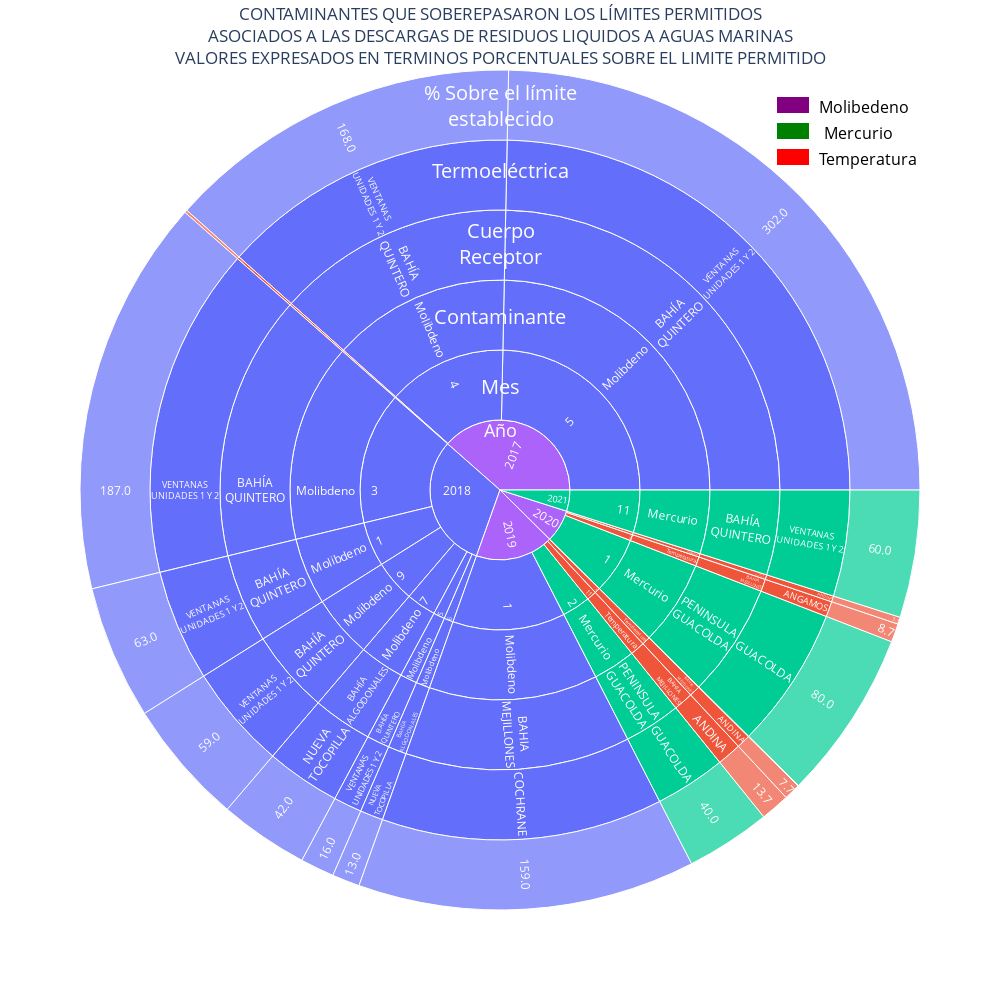

Notebook code for this chart:
### Code cell
warnings.filterwarnings("ignore")
    
fig = px.sunburst(df_sunburst, path=['ANIO','MES','Parametro','CuerpoReceptor','Planta',"% diferencia_umbral"], 
                  values='% diferencia_umbral',color='Parametro')

fig.update_traces(insidetextfont_color="white",insidetextorientation="radial", selector=dict(type='sunburst'))

fig.update_layout(title_text='CONTAMINANTES QUE SOBEREPASARON LOS LÍMITES PERMITIDOS<BR>ASOCIADOS A LAS DESCARGAS DE RESIDUOS LIQUIDOS A AGUAS MARINAS<BR>VALORES EXPRESADOS EN TERMINOS PORCENTUALES SOBRE EL LIMITE PERMITIDO'
                  , title_x=0.5, title_y=0.98)         
fig.update_layout(
    autosize=False,
    width=1000,
    height=1000)

fig.add_annotation(x=0.5, y=0.57,
            text="Año",
            showarrow=False,
            arrowhead=1,
            font_color='white',
            font_size=18
            )
fig.add_annotation(x=0.5, y=0.62,
            text="Mes",
            showarrow=False,
            arrowhead=1,
            font_color='white',
            font_size=20
            )

fig.add_annotation(x=0.5, y=0.72,
            text="Contaminante",
            showarrow=False,
            arrowhead=1,
            font_color='white',
            font_size=20
            )

fig.add_annotation(x=0.5, y=0.82,
            text="Cuerpo<BR>Receptor",
            showarrow=False,
            arrowhead=1,
            font_color='white',
            font_size=20
            )

fig.add_annotation(x=0.5, y=0.89,
            text="Termoeléctrica",
            showarrow=False,
            arrowhead=1,
            font_color='white',
            font_size=20
            )
fig.add_annotation(x=0.5, y=0.98,
            text="% Sobre el límite<BR>establecido",
            showarrow=False,
            arrowhead=1,
            font_color='white',
            font_size=20
            )

fig.add_annotation(x=0.999, y=0.96,
            text="Molibedeno  ",
            align="left",
            showarrow=False,
            font_color='black',
            font_size=16
            )
fig.add_annotation(x=0.999, y=0.93,
            text="Mercurio      ",
            align="left",
            showarrow=False,
            font_color='black',
            font_size=16
            )
fig.add_annotation(x=0.999, y=0.90,
            text="Temperatura",
            align="left",
            showarrow=False,
            font_color='black',
            font_size=16
            )

fig.add_annotation(x=0.87, y=0.964,
            text="██",
            align="left",
            showarrow=False,
            arrowhead=1,
            font_color='purple',
            font_size=16
            )
fig.add_annotation(x=0.87, y=0.934,
            text="██",
            align="left",
            showarrow=False,
            arrowhead=1,
            font_color='green',
            font_size=16
            )
fig.add_annotation(x=0.87, y=0.904,
            text="██",
            align="left",
            showarrow=False,
            arrowhead=1,
            font_color='red',
            font_size=16
            )

fig.show()

### Figure 1 — Plotly figure (JSON) as saved in the notebook; plotly's stock layout.template omitted (floating-point values rounded to 4 significant figures)
{"data": [{"branchvalues": "total", "customdata": [["Molibdeno"], ["Molibdeno"], ["Molibdeno"], ["Molibdeno"], ["Molibdeno"], ["Temperatura"], ["Temperatura"], ["Temperatura"], ["Temperatura"], ["Temperatura"], ["Molibdeno"], ["Mercurio"], ["Molibdeno"], ["Temperatura"], ["Mercurio"], ["Molibdeno"], ["Mercurio"], ["Molibdeno"], ["Temperatura"], ["Temperatura"], ["Temperatura"], ["Temperatura"], ["Temperatura"], ["Temperatura"], ["Molibdeno"], ["Mercurio"], ["Mercurio"], ["Molibdeno"], ["Molibdeno"], ["Mercurio"], ["Molibdeno"], ["Molibdeno"], ["Molibdeno"], ["Molibdeno"], ["Molibdeno"], ["Molibdeno"], ["Molibdeno"], ["Temperatura"], ["Temperatura"], ["Temperatura"], ["Temperatura"], ["Temperatura"], ["Molibdeno"], ["Molibdeno"], ["Mercurio"], ["Molibdeno"], ["Molibdeno"], ["Molibdeno"], ["Molibdeno"], ["Molibdeno"], ["Molibdeno"], ["Temperatura"], ["Mercurio"], ["Mercurio"], ["Mercurio"], ["Mercurio"], ["Mercurio"], ["Molibdeno"], ["Molibdeno"], ["Molibdeno"], ["Molibdeno"], ["Molibdeno"], ["Molibdeno"], ["Molibdeno"], ["Molibdeno"], ["Molibdeno"], ["Temperatura"], ["Temperatura"], ["Temperatura"], ["Temperatura"], ["Temperatura"], ["Temperatura"], ["Molibdeno"], ["Molibdeno"], ["Mercurio"], ["Mercurio"], ["Temperatura"], ["Molibdeno"], ["Molibdeno"], ["Molibdeno"], ["Molibdeno"], ["Temperatura"], ["Molibdeno"], ["Temperatura"], ["Molibdeno"], ["Temperatura"], ["Molibdeno"], ["Temperatura"], ["Temperatura"], ["Mercurio"], ["(?)"], ["Molibdeno"], ["(?)"], ["(?)"], ["Mercurio"]], "domain": {"x": [0, 1], "y": [0, 1]}, "hovertemplate": "labels=%{label}<br>% diferencia_umbral=%{value}<br>parent=%{parent}<br>id=%{id}<br>Parametro=%{customdata[0]}<extra></extra>", "ids": ["2017/5/Molibdeno/BAHÍA<BR>QUINTERO/VENTANAS<BR>UNIDADES 1 Y 2/302.0", "2019/1/Molibdeno/BAHIA<BR>MEJILLONES/COCHRANE<BR>/159.0", "2018/9/Molibdeno/BAHÍA<BR>QUINTERO/VENTANAS<BR>UNIDADES 1 Y 2/59.0", "2018/7/Molibdeno/BAHÍA<BR>ALGODONALES/NUEVA<BR>TOCOPILLA/42.0", "2018/5/Molibdeno/BAHÍA<BR>QUINTERO/VENTANAS<BR>UNIDADES 1 Y 2/16.0", "2019/11/Temperatura/BAHIA<BR>MEJILLONES/ANDINA<BR>/13.7", "2019/8/Temperatura/BAHÍA<BR>QUINTERO/CAMPICHE<BR>/0.3", "2020/2/Temperatura/BAHIA<BR>MEJILLONES/ANGAMOS<BR>/8.7", "2019/6/Temperatura/BAHIA<BR>MEJILLONES/ANDINA<BR>/7.7", "2017/11/Temperatura/BAHIA<BR>MEJILLONES/ANGAMOS<BR>/1.3", "2018/6/Molibdeno/BAHÍA<BR>ALGODONALES/NUEVA<BR>TOCOPILLA/13.0", "2019/2/Mercurio/PENINSULA<BR>GUACOLDA/GUACOLDA<BR>/40.0", "2018/3/Molibdeno/BAHÍA<BR>QUINTERO/VENTANAS<BR>UNIDADES 1 Y 2/187.0", "2020/5/Temperatura/BAHIA<BR>MEJILLONES/ANDINA<BR>/3.3", "2021/11/Mercurio/BAHÍA<BR>QUINTERO/VENTANAS<BR>UNIDADES 1 Y 2/60.0", "2018/1/Molibdeno/BAHÍA<BR>QUINTERO/VENTANAS<BR>UNIDADES 1 Y 2/63.0", "2020/1/Mercurio/PENINSULA<BR>GUACOLDA/GUACOLDA<BR>/80.0", "2017/4/Molibdeno/BAHÍA<BR>QUINTERO/VENTANAS<BR>UNIDADES 1 Y 2/168.0", "2020/5/Temperatura/BAHIA<BR>MEJILLONES/ANDINA<BR>", "2019/6/Temperatura/BAHIA<BR>MEJILLONES/ANDINA<BR>", "2019/11/Temperatura/BAHIA<BR>MEJILLONES/ANDINA<BR>", "2020/2/Temperatura/BAHIA<BR>MEJILLONES/ANGAMOS<BR>", "2017/11/Temperatura/BAHIA<BR>MEJILLONES/ANGAMOS<BR>", "2019/8/Temperatura/BAHÍA<BR>QUINTERO/CAMPICHE<BR>", "2019/1/Molibdeno/BAHIA<BR>MEJILLONES/COCHRANE<BR>", "2020/1/Mercurio/PENINSULA<BR>GUACOLDA/GUACOLDA<BR>", "2019/2/Mercurio/PENINSULA<BR>GUACOLDA/GUACOLDA<BR>", "2018/6/Molibdeno/BAHÍA<BR>ALGODONALES/NUEVA<BR>TOCOPILLA", "2018/7/Molibdeno/BAHÍA<BR>ALGODONALES/NUEVA<BR>TOCOPILLA", "2021/11/Mercurio/BAHÍA<BR>QUINTERO/VENTANAS<BR>UNIDADES 1 Y 2", "2018/1/Molibdeno/BAHÍA<BR>QUINTERO/VENTANAS<BR>UNIDADES 1 Y 2", "2018/3/Molibdeno/BAHÍA<BR>QUINTERO/VENTANAS<BR>UNIDADES 1 Y 2", "2017/4/Molibdeno/BAHÍA<BR>QUINTERO/VENTANAS<BR>UNIDADES 1 Y 2", "2017/5/Molibdeno/BAHÍA<BR>QUINTERO/VENTANAS<BR>UNIDADES 1 Y 2", "2018/5/Molibdeno/BAHÍA<BR>QUINTERO/VENTANAS<BR>UNIDADES 1 Y 2", "2018/9/Molibdeno/BAHÍA<BR>QUINTERO/VENTANAS<BR>UNIDADES 1 Y 2", "2019/1/Molibdeno/BAHIA<BR>MEJILLONES", "2020/2/Temperatura/BAHIA<BR>MEJILLONES", "2020/5/Temperatura/BAHIA<BR>MEJILLONES", "2019/6/Temperatura/BAHIA<BR>MEJILLONES", "2017/11/Temperatura/BAHIA<BR>MEJILLONES", "2019/11/Temperatura/BAHIA<BR>MEJILLONES", "2018/6/Molibdeno/BAHÍA<BR>ALGODONALES", "2018/7/Molibdeno/BAHÍA<BR>ALGODONALES", "2021/11/Mercurio/BAHÍA<BR>QUINTERO", "2018/1/Molibdeno/BAHÍA<BR>QUINTERO", "2018/3/Molibdeno/BAHÍA<BR>QUINTERO", "2017/4/Molibdeno/BAHÍA<BR>QUINTERO", "2017/5/Molibdeno/BAHÍA<BR>QUINTERO", "2018/5/Molibdeno/BAHÍA<BR>QUINTERO", "2018/9/Molibdeno/BAHÍA<BR>QUINTERO", "2019/8/Temperatura/BAHÍA<BR>QUINTERO", "2020/1/Mercurio/PENINSULA<BR>GUACOLDA", "2019/2/Mercurio/PENINSULA<BR>GUACOLDA", "2020/1/Mercurio", "2019/2/Mercurio", "2021/11/Mercurio", "2018/1/Molibdeno", "2019/1/Molibdeno", "2018/3/Molibdeno", "2017/4/Molibdeno", "2017/5/Molibdeno", "2018/5/Molibdeno", "2018/6/Molibdeno", "2018/7/Molibdeno", "2018/9/Molibdeno", "2020/2/Temperatura", "2020/5/Temperatura", "2019/6/Temperatura", "2019/8/Temperatura", "2017/11/Temperatura", "2019/11/Temperatura", "2018/1", "2019/1", "2020/1", "2019/2", "2020/2", "2018/3", "2017/4", "2017/5", "2018/5", "2020/5", "2018/6", "2019/6", "2018/7", "2019/8", "2018/9", "2017/11", "2019/11", "2021/11", "2017", "2018", "2019", "2020", "2021"], "insidetextfont": {"color": "white"}, "insidetextorientation": "radial", "labels": ["302.0", "159.0", "59.0", "42.0", "16.0", "13.7", "0.3", "8.7", "7.7", "1.3", "13.0", "40.0", "187.0", "3.3", "60.0", "63.0", "80.0", "168.0", "ANDINA<BR>", "ANDINA<BR>", "ANDINA<BR>", "ANGAMOS<BR>", "ANGAMOS<BR>", "CAMPICHE<BR>", "COCHRANE<BR>", "GUACOLDA<BR>", "GUACOLDA<BR>", "NUEVA<BR>TOCOPILLA", "NUEVA<BR>TOCOPILLA", "VENTANAS<BR>UNIDADES 1 Y 2", "VENTANAS<BR>UNIDADES 1 Y 2", "VENTANAS<BR>UNIDADES 1 Y 2", "VENTANAS<BR>UNIDADES 1 Y 2", "VENTANAS<BR>UNIDADES 1 Y 2", "VENTANAS<BR>UNIDADES 1 Y 2", "VENTANAS<BR>UNIDADES 1 Y 2", "BAHIA<BR>MEJILLONES", "BAHIA<BR>MEJILLONES", "BAHIA<BR>MEJILLONES", "BAHIA<BR>MEJILLONES", "BAHIA<BR>MEJILLONES", "BAHIA<BR>MEJILLONES", "BAHÍA<BR>ALGODONALES", "BAHÍA<BR>ALGODONALES", "BAHÍA<BR>QUINTERO", "BAHÍA<BR>QUINTERO", "BAHÍA<BR>QUINTERO", "BAHÍA<BR>QUINTERO", "BAHÍA<BR>QUINTERO", "BAHÍA<BR>QUINTERO", "BAHÍA<BR>QUINTERO", "BAHÍA<BR>QUINTERO", "PENINSULA<BR>GUACOLDA", "PENINSULA<BR>GUACOLDA", "Mercurio", "Mercurio", "Mercurio", "Molibdeno", "Molibdeno", "Molibdeno", "Molibdeno", "Molibdeno", "Molibdeno", "Molibdeno", "Molibdeno", "Molibdeno", "Temperatura", "Temperatura", "Temperatura", "Temperatura", "Temperatura", "Temperatura", "1", "1", "1", "2", "2", "3", "4", "5", "5", "5", "6", "6", "7", "8", "9", "11", "11", "11", "2017", "2018", "2019", "2020", "2021"], "marker": {"colors": ["#636efa", "#636efa", "#636efa", "#636efa", "#636efa", "#EF553B", "#EF553B", "#EF553B", "#EF553B", "#EF553B", "#636efa", "#00cc96", "#636efa", "#EF553B", "#00cc96", "#636efa", "#00cc96", "#636efa", "#EF553B", "#EF553B", "#EF553B", "#EF553B", "#EF553B", "#EF553B", "#636efa", "#00cc96", "#00cc96", "#636efa", "#636efa", "#00cc96", "#636efa", "#636efa", "#636efa", "#636efa", "#636efa", "#636efa", "#636efa", "#EF553B", "#EF553B", "#EF553B", "#EF553B", "#EF553B", "#636efa", "#636efa", "#00cc96", "#636efa", "#636efa", "#636efa", "#636efa", "#636efa", "#636efa", "#EF553B", "#00cc96", "#00cc96", "#00cc96", "#00cc96", "#00cc96", "#636efa", "#636efa", "#636efa", "#636efa", "#636efa", "#636efa", "#636efa", "#636efa", "#636efa", "#EF553B", "#EF553B", "#EF553B", "#EF553B", "#EF553B", "#EF553B", "#636efa", "#636efa", "#00cc96", "#00cc96", "#EF553B", "#636efa", "#636efa", "#636efa", "#636efa", "#EF553B", "#636efa", "#EF553B", "#636efa", "#EF553B", "#636efa", "#EF553B", "#EF553B", "#00cc96", "#ab63fa", "#636efa", "#ab63fa", "#ab63fa", "#00cc96"]}, "name": "", "parents": ["2017/5/Molibdeno/BAHÍA<BR>QUINTERO/VENTANAS<BR>UNIDADES 1 Y 2", "2019/1/Molibdeno/BAHIA<BR>MEJILLONES/COCHRANE<BR>", "2018/9/Molibdeno/BAHÍA<BR>QUINTERO/VENTANAS<BR>UNIDADES 1 Y 2", "2018/7/Molibdeno/BAHÍA<BR>ALGODONALES/NUEVA<BR>TOCOPILLA", "2018/5/Molibdeno/BAHÍA<BR>QUINTERO/VENTANAS<BR>UNIDADES 1 Y 2", "2019/11/Temperatura/BAHIA<BR>MEJILLONES/ANDINA<BR>", "2019/8/Temperatura/BAHÍA<BR>QUINTERO/CAMPICHE<BR>", "2020/2/Temperatura/BAHIA<BR>MEJILLONES/ANGAMOS<BR>", "2019/6/Temperatura/BAHIA<BR>MEJILLONES/ANDINA<BR>", "2017/11/Temperatura/BAHIA<BR>MEJILLONES/ANGAMOS<BR>", "2018/6/Molibdeno/BAHÍA<BR>ALGODONALES/NUEVA<BR>TOCOPILLA", "2019/2/Mercurio/PENINSULA<BR>GUACOLDA/GUACOLDA<BR>", "2018/3/Molibdeno/BAHÍA<BR>QUINTERO/VENTANAS<BR>UNIDADES 1 Y 2", "2020/5/Temperatura/BAHIA<BR>MEJILLONES/ANDINA<BR>", "2021/11/Mercurio/BAHÍA<BR>QUINTERO/VENTANAS<BR>UNIDADES 1 Y 2", "2018/1/Molibdeno/BAHÍA<BR>QUINTERO/VENTANAS<BR>UNIDADES 1 Y 2", "2020/1/Mercurio/PENINSULA<BR>GUACOLDA/GUACOLDA<BR>", "2017/4/Molibdeno/BAHÍA<BR>QUINTERO/VENTANAS<BR>UNIDADES 1 Y 2", "2020/5/Temperatura/BAHIA<BR>MEJILLONES", "2019/6/Temperatura/BAHIA<BR>MEJILLONES", "2019/11/Temperatura/BAHIA<BR>MEJILLONES", "2020/2/Temperatura/BAHIA<BR>MEJILLONES", "2017/11/Temperatura/BAHIA<BR>MEJILLONES", "2019/8/Temperatura/BAHÍA<BR>QUINTERO", "2019/1/Molibdeno/BAHIA<BR>MEJILLONES", "2020/1/Mercurio/PENINSULA<BR>GUACOLDA", "2019/2/Mercurio/PENINSULA<BR>GUACOLDA", "2018/6/Molibdeno/BAHÍA<BR>ALGODONALES", "2018/7/Molibdeno/BAHÍA<BR>ALGODONALES", "2021/11/Mercurio/BAHÍA<BR>QUINTERO", "2018/1/Molibdeno/BAHÍA<BR>QUINTERO", "2018/3/Molibdeno/BAHÍA<BR>QUINTERO", "2017/4/Molibdeno/BAHÍA<BR>QUINTERO", "2017/5/Molibdeno/BAHÍA<BR>QUINTERO", "2018/5/Molibdeno/BAHÍA<BR>QUINTERO", "2018/9/Molibdeno/BAHÍA<BR>QUINTERO", "2019/1/Molibdeno", "2020/2/Temperatura", "2020/5/Temperatura", "2019/6/Temperatura", "2017/11/Temperatura", "2019/11/Temperatura", "2018/6/Molibdeno", "2018/7/Molibdeno", "2021/11/Mercurio", "2018/1/Molibdeno", "2018/3/Molibdeno", "2017/4/Molibdeno", "2017/5/Molibdeno", "2018/5/Molibdeno", "2018/9/Molibdeno", "2019/8/Temperatura", "2020/1/Mercurio", "2019/2/Mercurio", "2020/1", "2019/2", "2021/11", "2018/1", "2019/1", "2018/3", "2017/4", "2017/5", "2018/5", "2018/6", "2018/7", "2018/9", "2020/2", "2020/5", "2019/6", "2019/8", "2017/11", "2019/11", "2018", "2019", "2020", "2019", "2020", "2018", "2017", "2017", "2018", "2020", "2018", "2019", "2018", "2019", "2018", "2017", "2019", "2021", "", "", "", "", ""], "type": "sunburst", "values": [302, 159, 59, 42, 16, 13.7, 0.3, 8.7, 7.7, 1.3, 13, 40, 187, 3.3, 60, 63, 80, 168, 3.3, 7.7, 13.7, 8.7, 1.3, 0.3, 159, 80, 40, 13, 42, 60, 63, 187, 168, 302, 16, 59, 159, 8.7, 3.3, 7.7, 1.3, 13.7, 13, 42, 60, 63, 187, 168, 302, 16, 59, 0.3, 80, 40, 80, 40, 60, 63, 159, 187, 168, 302, 16, 13, 42, 59, 8.7, 3.3, 7.7, 0.3, 1.3, 13.7, 63, 159, 80, 40, 8.7, 187, 168, 302, 16, 3.3, 13, 7.7, 42, 0.3, 59, 1.3, 13.7, 60, 471.3, 380, 220.7, 92, 60]}], "layout": {"annotations": [{"arrowhead": 1, "font": {"color": "white", "size": 18}, "showarrow": false, "text": "Año", "x": 0.5, "y": 0.57}, {"arrowhead": 1, "font": {"color": "white", "size": 20}, "showarrow": false, "text": "Mes", "x": 0.5, "y": 0.62}, {"arrowhead": 1, "font": {"color": "white", "size": 20}, "showarrow": false, "text": "Contaminante", "x": 0.5, "y": 0.72}, {"arrowhead": 1, "font": {"color": "white", "size": 20}, "showarrow": false, "text": "Cuerpo<BR>Receptor", "x": 0.5, "y": 0.82}, {"arrowhead": 1, "font": {"color": "white", "size": 20}, "showarrow": false, "text": "Termoeléctrica", "x": 0.5, "y": 0.89}, {"arrowhead": 1, "font": {"color": "white", "size": 20}, "showarrow": false, "text": "% Sobre el límite<BR>establecido", "x": 0.5, "y": 0.98}, {"align": "left", "font": {"color": "black", "size": 16}, "showarrow": false, "text": "Molibedeno  ", "x": 0.999, "y": 0.96}, {"align": "left", "font": {"color": "black", "size": 16}, "showarrow": false, "text": "Mercurio      ", "x": 0.999, "y": 0.93}, {"align": "left", "font": {"color": "black", "size": 16}, "showarrow": false, "text": "Temperatura", "x": 0.999, "y": 0.9}, {"align": "left", "arrowhead": 1, "font": {"color": "purple", "size": 16}, "showarrow": false, "text": "██", "x": 0.87, "y": 0.964}, {"align": "left", "arrowhead": 1, "font": {"color": "green", "size": 16}, "showarrow": false, "text": "██", "x": 0.87, "y": 0.934}, {"align": "left", "arrowhead": 1, "font": {"color": "red", "size": 16}, "showarrow": false, "text": "██", "x": 0.87, "y": 0.904}], "autosize": false, "height": 1000, "legend": {"tracegroupgap": 0}, "margin": {"t": 60}, "title": {"text": "CONTAMINANTES QUE SOBEREPASARON LOS LÍMITES PERMITIDOS<BR>ASOCIADOS A LAS DESCARGAS DE RESIDUOS LIQUIDOS A AGUAS MARINAS<BR>VALORES EXPRESADOS EN TERMINOS PORCENTUALES SOBRE EL LIMITE PERMITIDO", "x": 0.5, "y": 0.98}, "width": 1000}}
